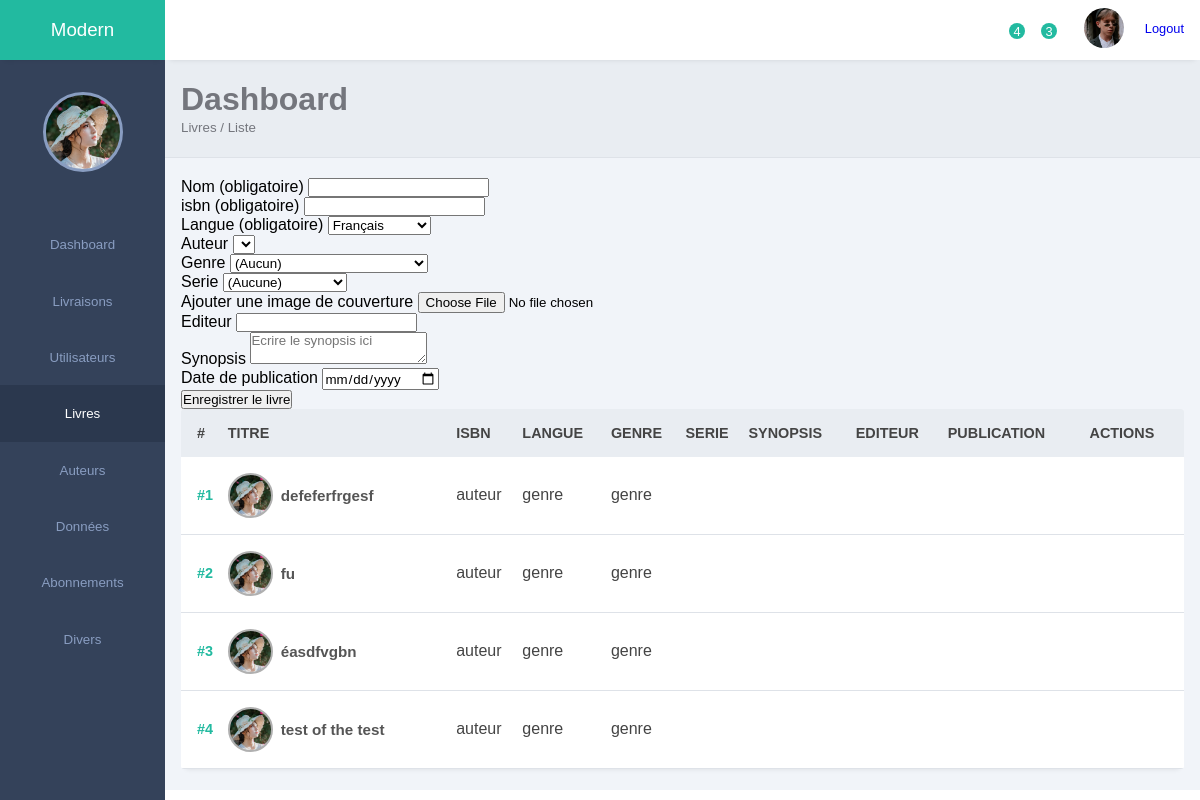
Page /bo/_views/livres.php?zone=livres on the committed database.
### tables this page shows
CREATE TABLE `livres` (
  `id_livre` int NOT NULL,
  `livre_titre` varchar(255) NOT NULL,
  `livre_isbn` varchar(20) NOT NULL,
  `livre_couverture` varchar(255) DEFAULT NULL,
  `livre_synopsis` text,
  `livre_editeur` varchar(100) DEFAULT NULL,
  `livre_date_publication` date DEFAULT NULL,
  `livre_date_creation` datetime DEFAULT CURRENT_TIMESTAMP,
  `id_langue` int NOT NULL
);

### bo/_views/livres.php (the view, shortened to what this page needs)
<?php
include($_SERVER['DOCUMENT_ROOT'].'/host.php');
include($_SERVER['DOCUMENT_ROOT'].'/bo/_blocks/sidebar.php');
include($_SERVER['DOCUMENT_ROOT'].'/bo/_blocks/header.php');
include($_SERVER['DOCUMENT_ROOT'].'/bo/_blocks/ariane.php');
if(isset($_GET['action']) && $_GET['action'] == "modifLivre"){
    $id = $_GET['id'];
    $selectLivre = $db->prepare('SELECT * FROM livres
        NATURAL JOIN livres_auteurs
        NATURAL JOIN auteurs
        NATURAL JOIN livres_genres
        NATURAL JOIN genres
        NATURAL JOIN livres_series
        NATURAL JOIN series
        NATURAL JOIN langues
        WHERE id_livre = ?
    ');
    $selectLivre->execute([$id]);
    $livre = $selectLivre->fetch(PDO::FETCH_OBJ);
    $id_langue = $livre->id_langue;
    $select_genres = $db->prepare('SELECT *FROM genres
        WHERE id_genre != ?
    ');
    $select_genres->execute([$id_genre]);
    $select_auteurs = $db->prepare('SELECT * FROM auteurs');
    $select_auteurs->execute();
    $selectAuteursLivre = $db->prepare('SELECT * FROM livres_auteurs
        NATURAL JOIN auteurs
        WHERE id_livre = ?
    ');
    $selectAuteursLivre->execute([$id]);
    if(isset($_POST['addAuteur'])){
        $id_auteur = $_POST['id_auteur'];
        $insertAuteur = $db->prepare('INSERT INTO livres_auteurs SET
            id_auteur = ?,
            id_livre = ?
        ');
        $insertAuteur->execute([$id_auteur, $id]);
        echo "<script language='javascript'>
            document.location.replace('livres.php?zone=livres&action=modifLivre&id=".$id."')
            </script>";
    }
    if(isset($_POST['updateLivre'])){
        $synopsis = $_POST['livre_synopsis'];
        $updateLivre = $db->prepare('UPDATE livres SET
            livre_synopsis = ?
            WHERE id_livre = ?
        ');
        $updateLivre->execute([$synopsis, $id]);
        $_SESSION['flash']['success'] = "votre livre a bien été modifié";
        echo "<script language='javascript'>
            document.location.replace('livres.php?zone=livres')
            </script>";
    }
    ?>
    <form method="POST">
        <p>Les auteurs sont:</p>
        <?php
            while($sAL = $selectAuteursLivre->fetch(PDO::FETCH_OBJ)){
                ?>
                    <p>- <?php echo $sAL->auteur_prenom;?> <?php echo $sAL->auteur_nom;?></p>
                <?php
            }
        ?>
        <hr>
        <label for="">Sélectionner le genre</label>
        <select name="id_genre" id="">
            <option value="<?php echo $livre->id_genre;?>"><?php echo $livre->genre_nom;?></option>
            <?php
            while($sT = $select_genres->fetch(PDO::FETCH_OBJ)){
                ?>
                    <option value="<?php echo $sT->id_genre;?>"><?php echo $sT->genre_nom;?></option>
                <?php
            }
            ?>
        </select>
        <div>
            <label for="">Nom du livre</label>
            <input type="text" name="livre_titre" value="<?php echo $livre->livre_titre;?>">
        </div>
        <div>
            <label for="">synopsis du livre</label>
            <textarea class="ckeditor" name="livre_synopsis" id="" placeholder="Ecrire le synopsis ici"><?php echo $livre->livre_synopsis;?></textarea>
        </div>
        <div>
            <label for="">Date d'écriture du livre</label>
            <input type="date" name="livre_date_create" value="<?php echo $livre->livre_date_create;?>">
        </div>
        <div>
            <input type="submit" value="Enr" name="updateLivre">
        </div>
    </form>
    <script>
        CKEDITOR.replace('livre_synopsis');
    </script>
    <form method="POST">
        <label for="">Sélectionner un auteur</label>
        <select name="id_auteur">
            <?php
            while($sA = $select_auteurs->fetch(PDO::FETCH_OBJ)){
                ?>
                    <option value="<?php echo $sA->id_auteur;?>"><?php echo ucwords($sA->auteur_prenom);?> <?php echo ucwords($sA->auteur_nom);?></option>
                <?php
            }
            ?>
        </select>
        <div>
            <input type="submit" value="Enr" name="addAuteur">
        </div>
    </form>
    <?php
}else{
    $selectLivres = $db->prepare('SELECT * FROM livres');
    $selectLivres->execute();
    $selectLangues = $db->prepare('SELECT * FROM langues');
    $selectLangues->execute();
    ?>
    <form method="POST">
        <div>
            <label for="">Nom (obligatoire)</label>
            <input type="text" name="livre_titre" value="<?php if(!empty($titre)){echo $titre ;}?>">
        </div>
        <div>
            <label for="">isbn (obligatoire)</label>
            <input type="text" name="livre_isnb" value="">
        </div>
        <div>
            <label for="">Langue (obligatoire)</label>
            <select name="id_langue" id="" value="">
                <?php
                while($sL = $selectLangues->fetch(PDO::FETCH_OBJ)){
                    ?>
                        <option value="<?php echo $sL->id_langue;?>"><?php echo $sL->langue_nom;?></option>
                    <?php
                }
                ?>
            </select>
        </div>
        <div>
            <label for="">Auteur</label>
            <select name="id_auteur" id="" value="">
            </select>
        </div>
        <div>
            <label for="">Genre</label>
            <select name="id_genre" id="">
                <option value="" class="nullSelect">(Aucun)</option>
            </select>
        </div>
        <div>
            <label for="">Serie</label>
            <select name="id_serie" id="">
                <option value="" class="nullSelect">(Aucune)</option>
            </select>
        </div>
        <div>
            <label for="">Ajouter une image de couverture</label>
            <input type="file" enctype="multipart/form-data" name="livre_couverture">
        </div>
        <div>
            <label for="">Editeur</label>
            <input type="text" name="livre_edition">
        </div>
        <div>
            <label for="">Synopsis</label>
            <textarea name="livre_synopsis" id="" placeholder="Ecrire le synopsis ici"></textarea>
        </div>
        <div>
            <label for="">Date de publication</label>
            <input type="date" name="livre_date_create">
        </div>
        <div>
            <input type="submit" value="Enregistrer le livre" id="addLivre" name="addLivre">
        </div>
    </form>
    <div class="records table-responsive">
        <div>
            <table width="100%">
                <thead>
                    <tr>
                        <th>#</th>
                        <th><span class="las la-sort"></span> TITRE</th>
                        <th><span class="las la-sort"></span> ISBN</th>
                        <th><span class="las la-sort"></span> LANGUE</th>
                        <th><span class="las la-sort"></span> GENRE</th>
                        <th><span class="las la-sort"></span> SERIE</th>
                        <th><span class="las la-sort"></span> SYNOPSIS</th>
                        <th><span class="las la-sort"></span> EDITEUR</th>
                        <th><span class="las la-sort"></span> PUBLICATION</th>
                        <th><span class="las la-sort"></span> ACTIONS</th>
                    </tr>
                </thead>
                <tbody>
                    <?php
                        while($sL = $selectLivres->fetch(PDO::FETCH_OBJ)){
                            ?>
                            <tr>
                                <td>#<?php echo $sL->id_livre;?></td>
                                <td>
                                    <div class="client">
                                        <div class="client-img bg-img" style="background-image: url(img/3.jpeg)"></div>
                                        <div class="client-info">
                                            <h4><?php echo $sL->livre_titre;?></h4>
                                        </div>
                                    </div>
                                </td>
                                <td>
                                    auteur
                                </td>
                                <td>
                                    genre
                                </td>
                                <td>
                                    genre
                                </td>
                                <td>
                                </td>
                                <td>
                                    <div class="actions">
                                        <a href="livres.php?zone=livres&action=modifLivre&id=<?php echo $sL->id_livre;?>">
                                        </a>
                                    </div>
                                </td>
                            </tr>
                            <?php
                        }
                    ?>
                </tbody>
            </table>
        </div>
    </div>
    <?php
}
include($_SERVER['DOCUMENT_ROOT'].'/bo/_blocks/footer.php');
?>

### assets/bo/css/style.css (style rules this page uses)
:root { --main-color: #22BAA0; --color-dark: #34425A; --text-grey: #B0B0B0; }
* { margin: 0; padding: 0; text-decoration: none; list-style-type: none; box-sizing: border-box; font-family: 'Merriweather', sans-serif; }
.bg-img { background-repeat: no-repeat; background-size: cover; border-radius: 50%; background-size: cover; }
.user div, .client-img { height: 40px; width: 40px; margin-right: 1rem; }
.records { box-shadow: 0px 5px 5px -5px rgb(0 0 0 / 10%); background: #fff; border-radius: 3px; }
input, button, select { outline: none; }
.table-responsive { width: 100%; overflow: auto; }
table { border-collapse: collapse; }
table thead tr { background: #e9edf2; }
table thead th { padding: 1rem 0rem; text-align: left; color: #444; font-size: .9rem; }
table thead th:first-child { padding-left: 1rem; }
table tbody td { padding: 1rem 0rem; color: #444; }
table tbody td:first-child { padding-left: 1rem; color: var(--main-color); font-weight: 600; font-size: .9rem; }
table tbody tr { border-bottom: 1px solid #dee2e8; }
.client { display: flex; align-items: center; }
.client-img { margin-right: .5rem; border: 2px solid #b0b0b0; height: 45px; width: 45px; }
.client-info h4 { color: #555; font-size: .95rem; }

### assets/bo/css/generic.css (style rules this page uses)
* { margin: 0; padding: 0; box-sizing: border-box; }

### assets/bo/css/form.css (style rules this page uses)
form { width: 100%; }

### rows in the picture
livres: id_livre "1", livre_titre "defeferfrgesf"
livres: id_livre "2", livre_titre "fu"
livres: id_livre "3", livre_titre "éasdfvgbn"
livres: id_livre "4", livre_titre "test of the test"

### other values in the picture
$domaine "Dashboard"
$sousDomaine "Livres / Liste"
form field id_langue "Français"
